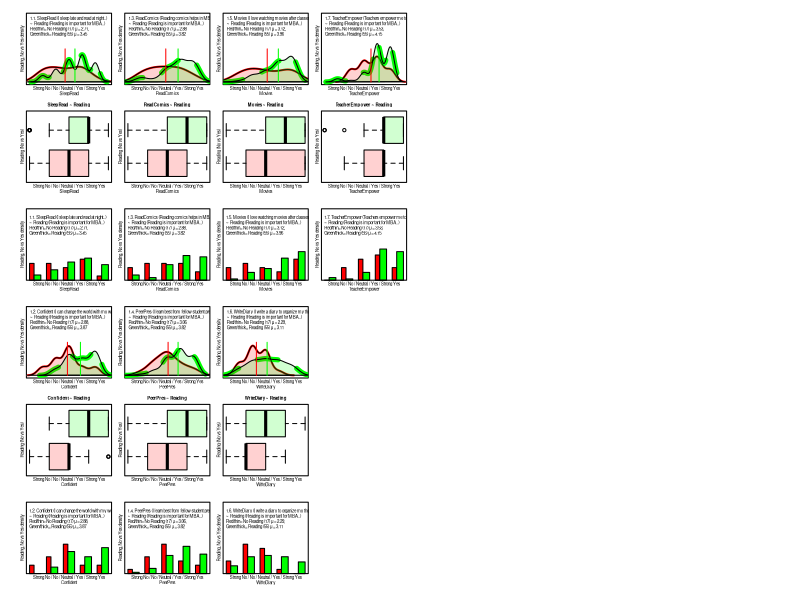
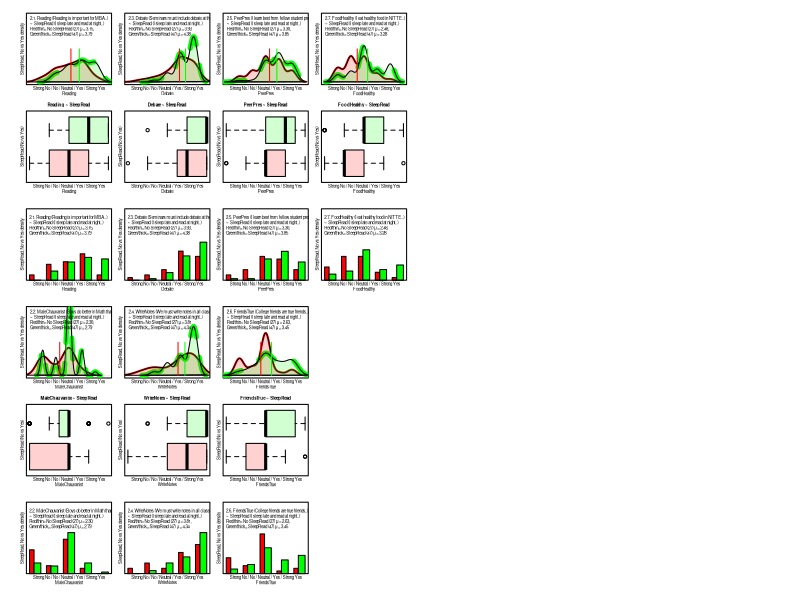
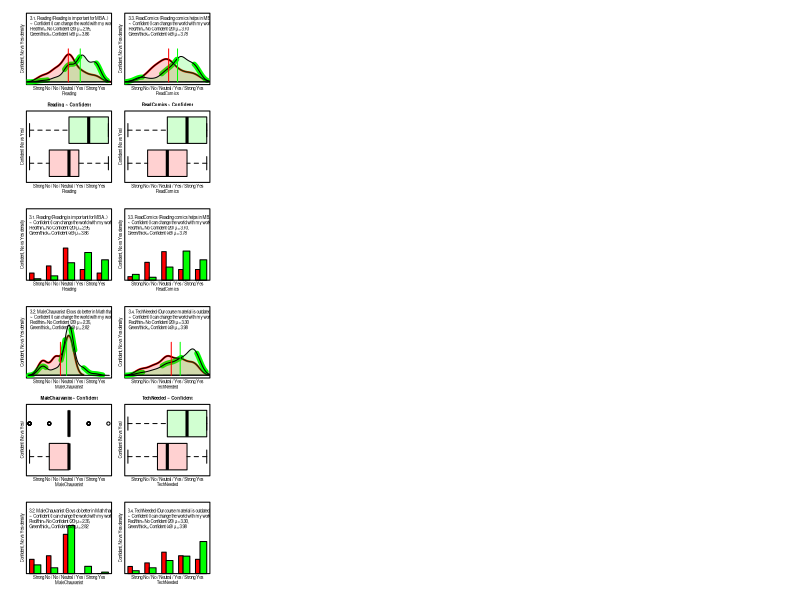
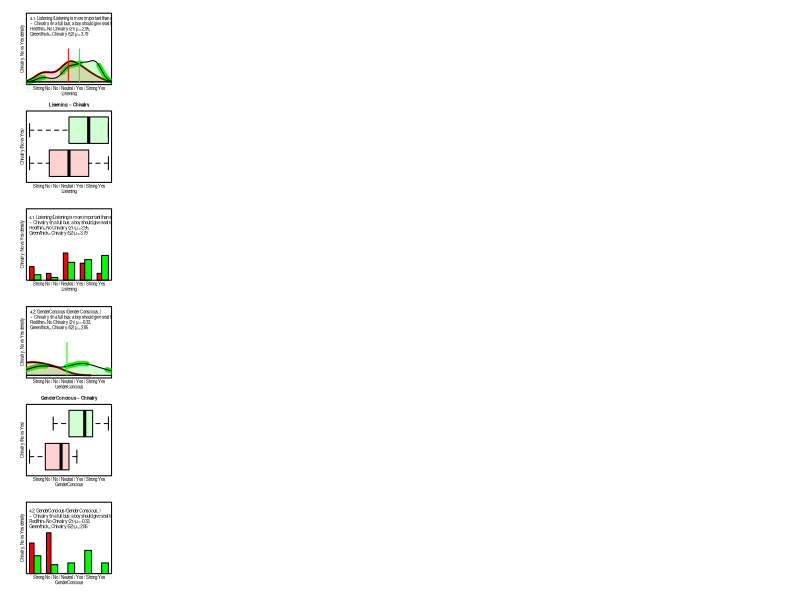
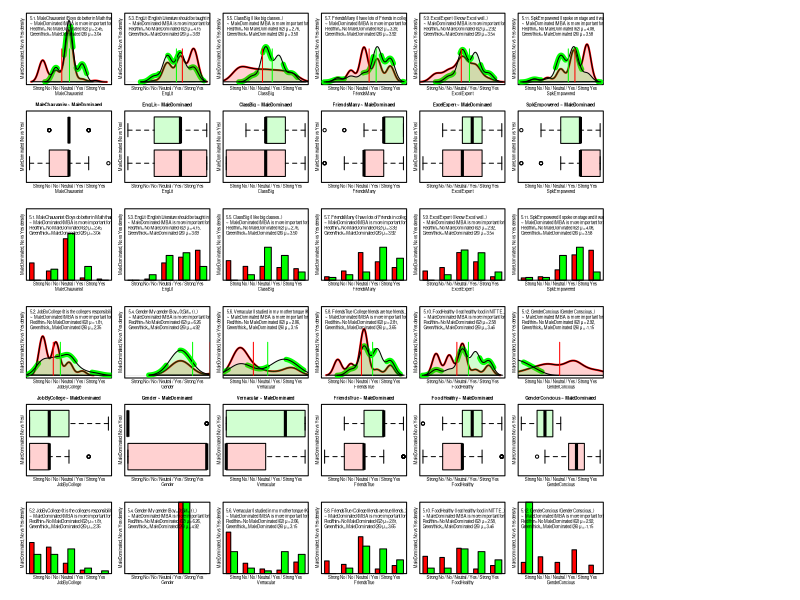
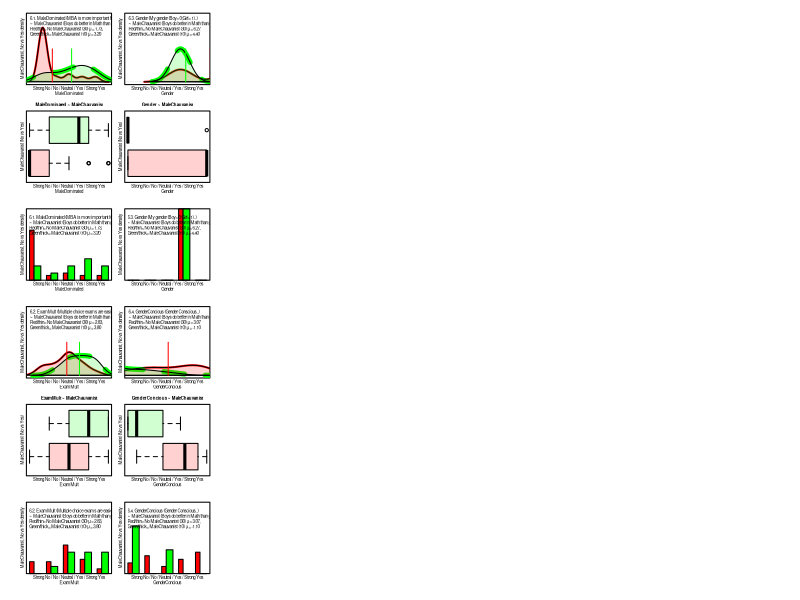
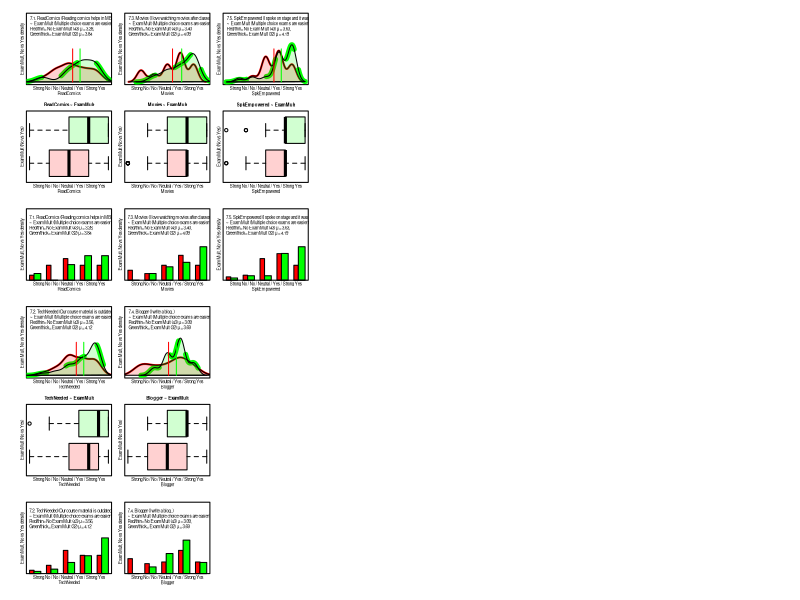
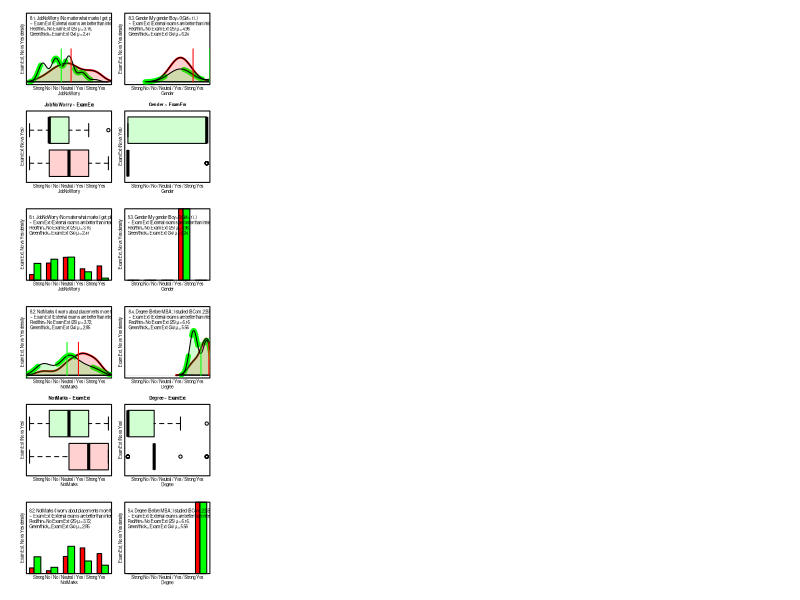

The R source for these figures, in order: (Note: this script raises an error after producing the figures.)
# Title: Process MBA survey data.
# 1. Setup
library(psy)
library(psych)
library(GPArotation)
library(nFactors)
library(corrplot)
options(digits=3) # Easy to read precision. 

# 2. Read the survey data into R.
# ignore xData columns
setwd(dirname(sys.frame(1)$ofile)) 
survey <- read.csv("data/m42.csv", comment.char='#') # stringsAsFactors=F
survey <- survey[,-grep("^[xX]", names(survey))]
survey[is.na(survey)]<-3
# survey$Gender <- as.numeric(survey$Gender)-1
# Reread the strings columns, and map it manually.
survey2 <- read.csv("data/m42.csv", comment.char='#', stringsAsFactors=F)
  #
  survey$Gender <- survey2$Gender
  survey$Gender[survey2$Gender == "Girl"] <-  5
  survey$Gender[survey2$Gender == "Boy"]  <-  1
  survey$Gender <- as.numeric(survey$Gender)
  #
  survey$Degree <- survey2$Degree
  survey$Degree[survey2$Degree == "BCom"] <- 2 
  survey$Degree[survey2$Degree == "BBM"] <- 3 
  survey$Degree[survey2$Degree == "BSc"] <- 4 
  survey$Degree[survey2$Degree == "Engg"] <- 5 
  survey$Degree <- as.numeric(survey$Degree)
  # 
  survey$PostMBA <- survey2$PostMBA
  survey$PostMBA[survey2$PostMBA == "Good Job"]  <- 3
  survey$PostMBA[survey2$PostMBA == "Start my business"]  <- 5
  survey$PostMBA[survey2$PostMBA == "Pass MBA"]  <- 0
  survey$PostMBA <- as.numeric(survey$PostMBA)
  # Computed columns
  survey$GenderConcious <- survey$Chivalry - survey$MaleDominated - survey$MaleChauvanist

titles <- read.csv("data/n42title.csv")

# ReScale likert columns [1,2,3,4,5] + shifted to [-2,-1,0,1,2]
shifted <- -3.
likertcolumns <- setdiff( names(survey),
  grep("^Gender|^Degree|^PostMBA", names(survey), value=TRUE))
for (cn2 in likertcolumns) {
  survey[cn2] <- (survey[cn2] +shifted)
}

# Output
outdir <- "./"
# outdir <- 'c:/tmp/'
# outdir <- 'out/survey42/'
opcount <- 0

# Process opinion differences on Question
Opinions <- function(Question,setNo,setYes,outdir="") {
  dlong <- paste(titles$Long[match(Question,titles$Short)])
  opcount <<- opcount + 1
  print(sprintf("%d. Processing Opinions: %s No=%d Yes=%d",
    opcount, cn2, nrow(setNo), nrow(setYes)))
  printcount <- 0
  if (outdir != "") {
    imgfile<-paste(outdir,Question,'.jpg',sep='')
    txtfile<-paste(outdir,Question,".txt",sep="")
    jpeg(imgfile, width=8, height=5, units='in', res=600)
    sink(txtfile,append=FALSE,split=FALSE)
  }
  par(mfcol=c(6,8), oma=c(1,1,0,0), mar=c(1,1,1,0), tcl=-0.1, mgp=c(0,0,0))
  for (cn in names(survey)){
    # print(sprintf("subProcessing: %s with %s\n",cn2, cn))
    if (cn==Question) next
    # Run the t-test
    tv <- t.test(setNo[cn], setYes[cn], var.equal=T)
    if (tv$p.value >= .05) next
    printcount <- printcount+1
    # Data
    meanNo <- mean(setNo[,cn])
    meanYes <- mean(setYes[,cn])
    perNo <- prop.table(table(factor(setNo[,cn],levels=-2:2)))
    perYes <- prop.table(table(factor(setYes[,cn],levels=-2:2)))
    # Labels
    clong <- paste(titles$Long[match(cn,titles$Short)])
    clong2 <- substr(clong, start=0, stop=50)
    dlong2 <- substr(dlong, start=0, stop=50)
    fmtLegend <- paste(
      "%d.%d. %s (%s..)\n",
      "~ %s (%s..)\n",
      "Red/thin=No %s (%d) %s=%3.2f,\n",
      "Green/thick=%s (%d) %s=%3.2f",
      sep="")
    unicode_mu <- "\u03BC"
    fmtLegend2 <- sprintf(fmtLegend,
        opcount,printcount,
        cn,clong2,
        Question, dlong2,
        Question, nrow(setNo),  unicode_mu, meanNo-shifted,
        Question, nrow(setYes), unicode_mu, meanYes-shifted)
    # ==================================================
    # 1. Plot setYes and setNo
    likerts5 <- sprintf("Strong No / No / Neutral / Yes / Strong Yes\n%s", cn)
    ylab2 <- sprintf("%s, No vs Yes density", cn2)
    plot(density(na.omit(setNo[,cn])), col="red", main="", 
      # panel.first=grid(),
      xlab=likerts5,
      cex.lab=0.4,
      ylab=ylab2,
      xlim=c(-3,3), ylim=c(0,1), xaxt="n", yaxt="n",lwd=2)
    lines(density(na.omit(setYes[,cn])),col="green",lwd=5,lty=8)
    # Shade the polygons also.
    redTrans <- rgb(1,.1,.1,0.2)
    greenTrans <- rgb(.1,1,.1,0.2)
    polygon(density(na.omit(setNo[,cn])), density=-1, col=redTrans)
    polygon(density(na.omit(setYes[,cn])), density=-1, col=greenTrans)
    # More lines.
    lines( x=c(meanNo,meanNo), y=c(0,.5), col="red")
    lines( x=c(meanYes,meanYes), y=c(0,.5), col="green")
    legend("topleft",fmtLegend2, bty="n", cex=.4, inset=c(-0.05,-.1))
    # ==================================================
    # 2. Box plot
    boxplot(setNo[,cn],setYes[,cn], names=c("Males","Females"), 
      col=(c(redTrans,greenTrans)),
      xaxt="n", xlab=likerts5, cex.lab=0.4,
      yaxt="n", ylab=sprintf("%s (No vs Yes)", cn2, cn2),
      horizontal=T,
      cex.main=0.4,
      main=sprintf("%s ~ %s", cn, cn2)
      )
    # ==================================================
    # 3. Bar plot
    barplot(rbind(perNo,perYes),beside=T,
      col=c("red","green"), # density=c(60,90),
      # panel.first=grid(),
      main="",
      xaxt="n", xlab=likerts5, cex.lab=0.4,
      ylab=ylab2,
      width=c(4,6),
      ylim=c(0,1), yaxt="n",lwd=2
      ) 
    legend("bottomleft", fmtLegend2, bty="n",cex=.4,inset=c(-.06,.7))
    box()
    cat(sprintf("%d Different %s pvalue=%f\n",
      printcount, cn, tv$p.value))
    print(tv$estimate)
  }
  if(outdir != "") {
    sink()
    #dev.copy(jpeg,imgfile)
    dev.off()
    print(sprintf("Wrote %s and %s", txtfile,imgfile))
  }
  flush.console()
}

for (cn2 in names(survey)) {
  setNo <- subset(survey, survey[cn2]<0)
  setYes <- subset(survey, survey[cn2]>0)
  if (nrow(setNo)<1) next
  if (nrow(setYes)<1) next
  Opinions(cn2,setNo,setYes,outdir)
  if(outdir==""){ break() }
}
